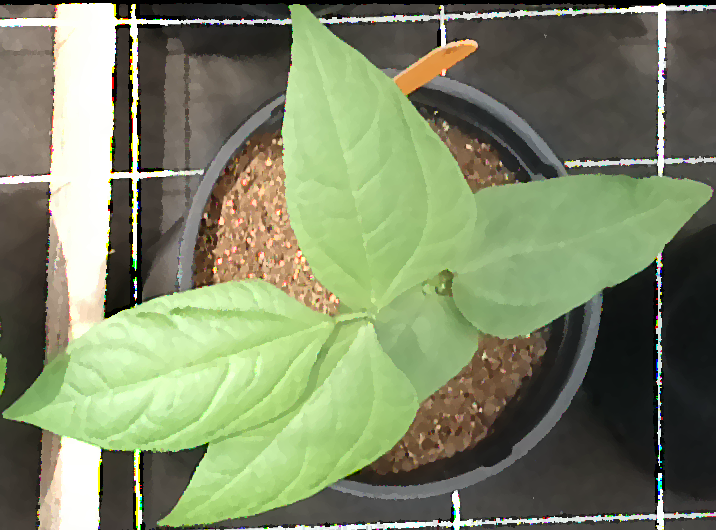
#> input picture Automatic_Annotation/assets/cowpea.png, 716 x 530 px; its folder holds only this picture in this run
$ python -i veg_utils.py   (imports and definitions only)   (older library calls are emulated)
#> lines starting #> are read from the running program, lines starting #| are printed output that depends on the picture
import os
import torch
import cv2
import numpy as np
from PIL import Image
import random
from scipy import ndimage
import matplotlib.pyplot as plt
import time
from skimage import morphology
import matplotlib.patches as patches
import glob
from pathlib import Path


######################################################
################### PREPROCESSINGS ###################
######################################################

# [8 lines left out: function get_images, not called in this run]


def hist_equa(bgr_img, color_CLAHE=False):
    # brg_img: np array in [BGR] channel order
#> called with color_CLAHE = False
    b,g,r = cv2.split(bgr_img)
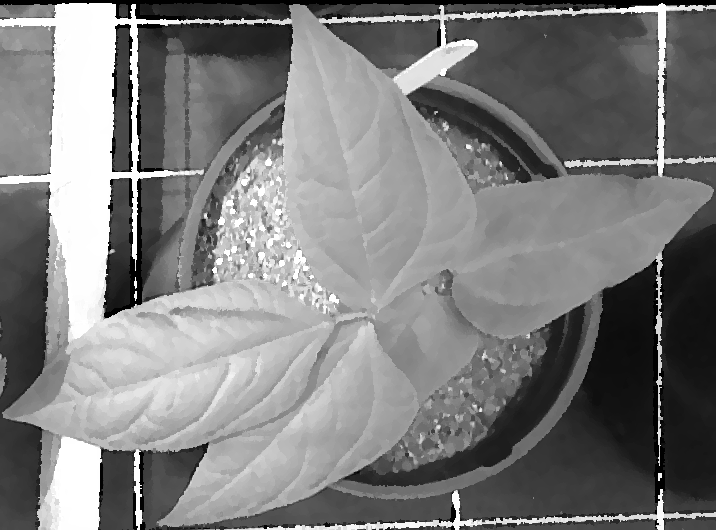
#> b: shape (530, 716); min 0, max 255, mean 124.6
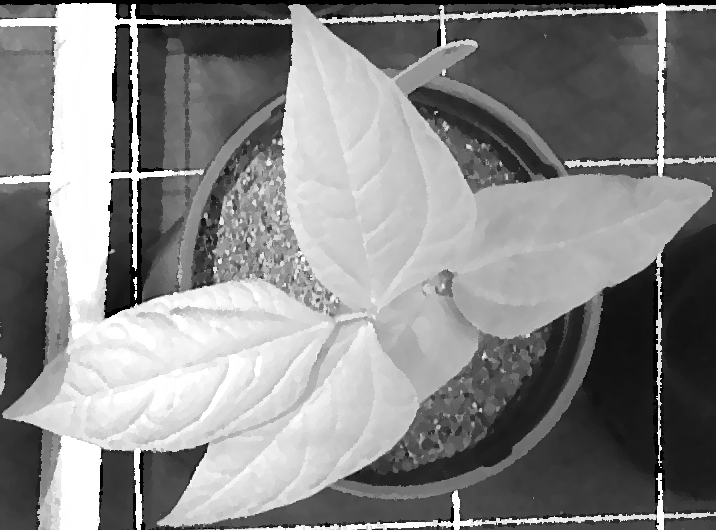
#> g: shape (530, 716); min 0, max 255, mean 133.8
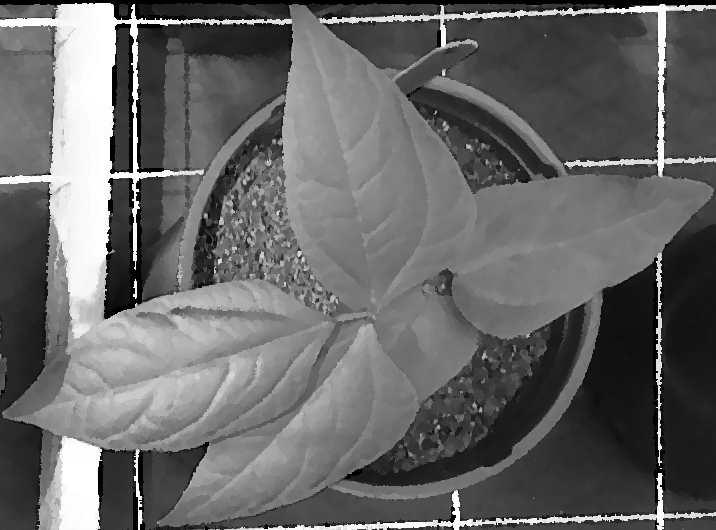
#> r: shape (530, 716); min 0, max 255, mean 102.1

    if color_CLAHE:
        clahe = cv2.createCLAHE(clipLimit=2.0, tileGridSize=(8,8))
        equ_r = clahe.apply(r)
        equ_g = clahe.apply(g)
        equ_b = clahe.apply(b)
    else:
        equ_r = cv2.equalizeHist(r)
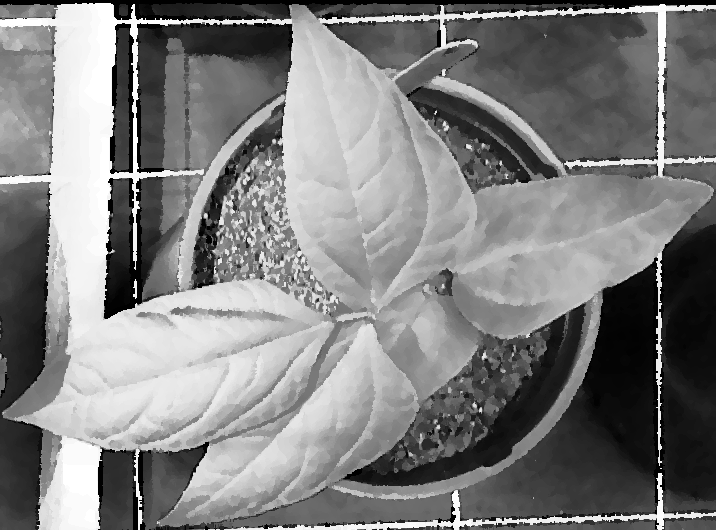
#> equ_r: shape (530, 716); min 0, max 255, mean 126.1
        equ_g = cv2.equalizeHist(g)
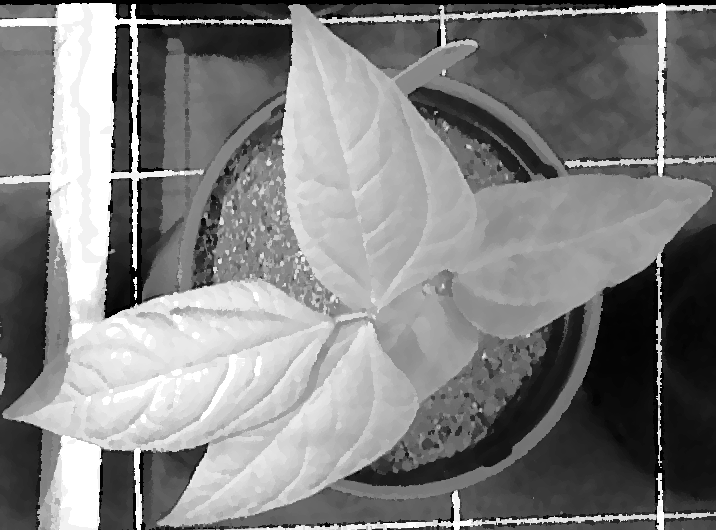
#> equ_g: shape (530, 716); min 0, max 255, mean 127.3
        equ_b = cv2.equalizeHist(b)

    # RGB
    equ = cv2.merge((equ_r, equ_g,equ_b ))
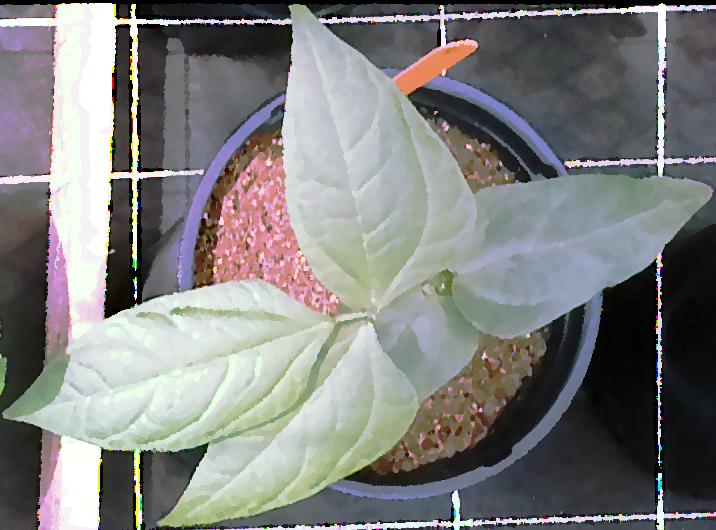
#> equ: shape (530, 716, 3); mean B, G, R 126.1, 127.3, 127

    # Returns RGB color image
    return equ

# [292 lines left out: functions CLAHE_hist, otsu_thresh, make_exg, make_ndi, make_exr, exg_minus_exr and 12 more, not called in this run]


# [26 lines of commented-out code are left out]

>>> import cv2
>>> picture = cv2.cvtColor(cv2.imread('assets/cowpea.png'), cv2.COLOR_BGR2RGB)
>>> result = hist_equa(picture)

$ run again, on Automatic_Annotation/assets/detect.png
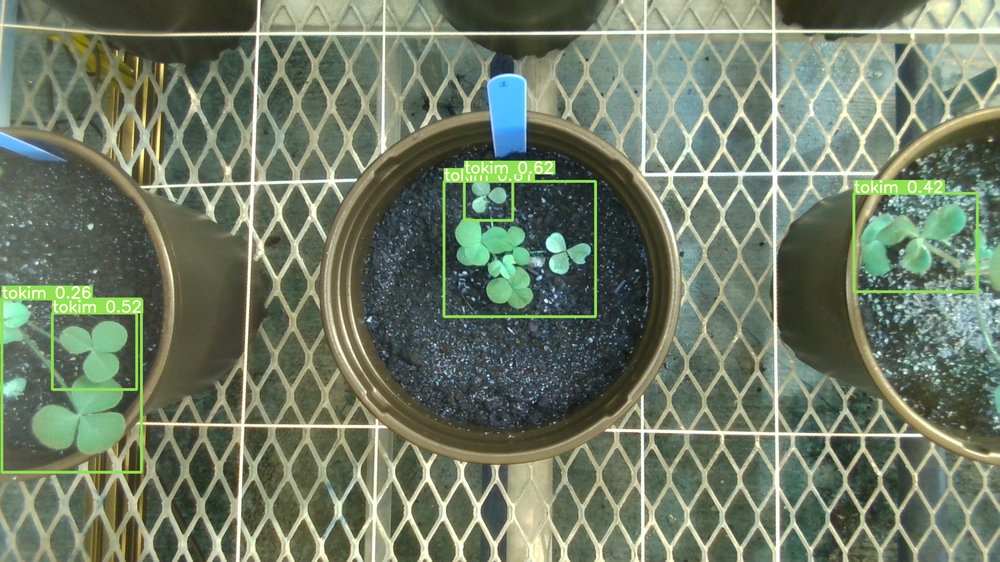
#> input picture Automatic_Annotation/assets/detect.png, 1000 x 562 px, shrunk from 1920 x 1080 before the run
#> in hist_equa, `equ_b = cv2.equalizeHist(b)`:
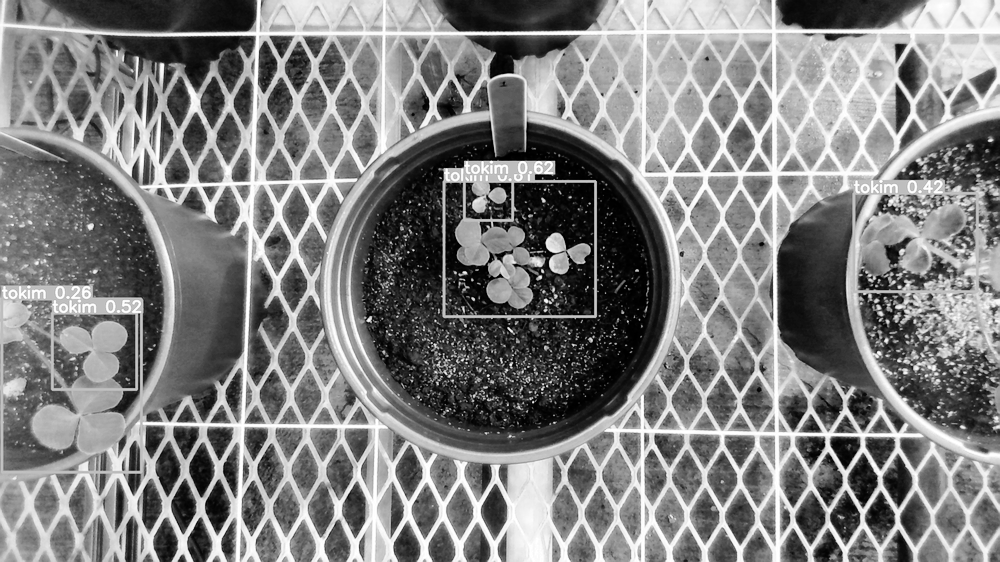
#> equ_b: shape (562, 1000); min 0, max 255, mean 128.3
#> in hist_equa, `equ = cv2.merge((equ_r, equ_g,equ_b ))`:
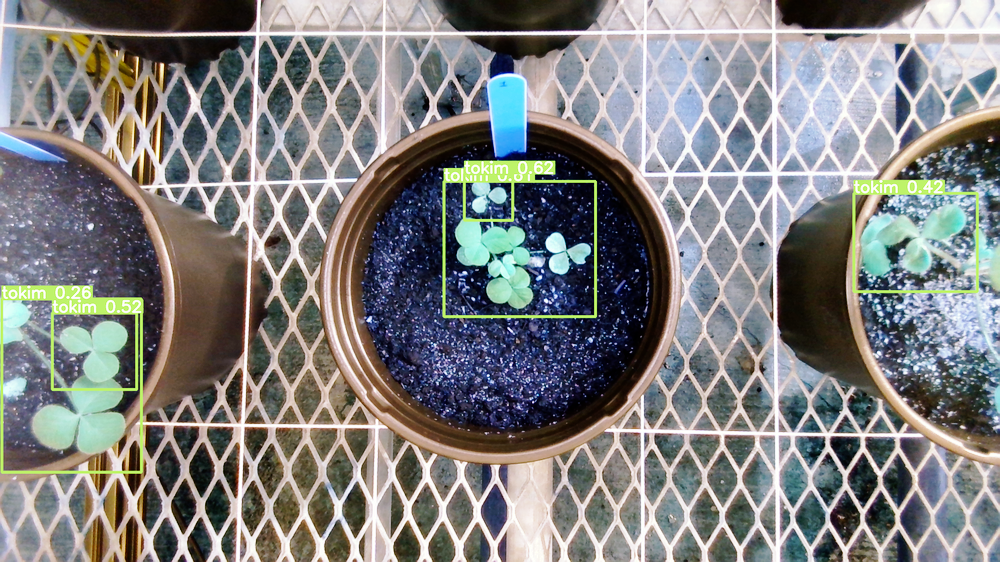
#> equ: shape (562, 1000, 3); mean B, G, R 128.3, 128.2, 128.3

$ run again, on Automatic_Annotation/assets/empty bench.png
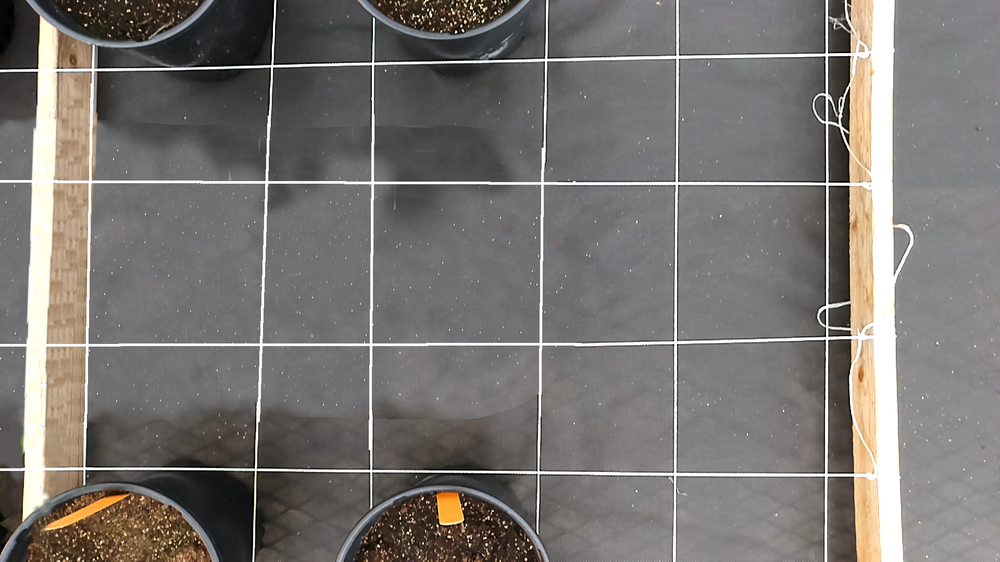
#> input picture Automatic_Annotation/assets/empty bench.png, 1000 x 562 px, shrunk from 1920 x 1080 before the run
#> in hist_equa, `b,g,r = cv2.split(bgr_img)`:
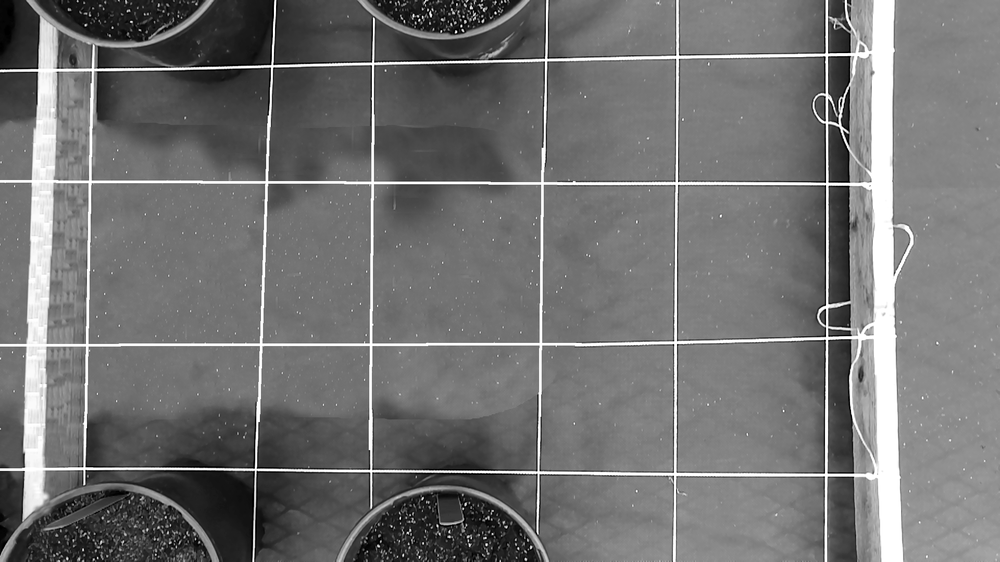
#> r: shape (562, 1000); min 0, max 255, mean 113.8
#> in hist_equa, `equ = cv2.merge((equ_r, equ_g,equ_b ))`:
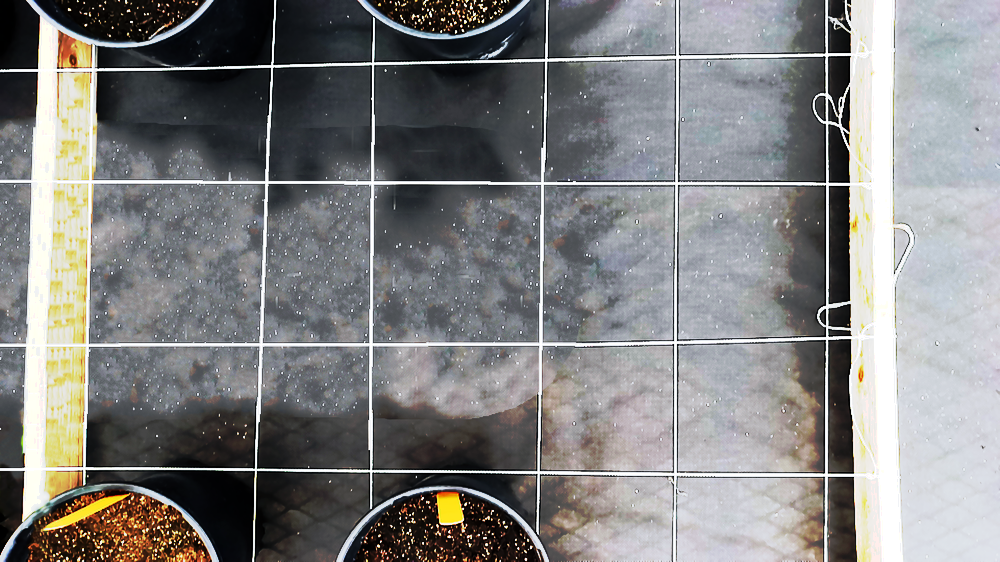
#> equ: shape (562, 1000, 3); mean B, G, R 128.9, 129, 129.1
